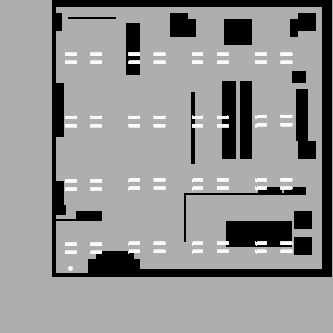
//> input picture RS003/share/image/RTCcenterUnifiedMap.jpg, 333 x 333 px
$ ./Test_get_region ../../../RS003/share/image/RTCcenterUnifiedMap.jpg out.png   (built with g++ and OpenCV 4)
//> lines starting //> are read from the running program, lines starting //| are printed output that depends on the picture; after the words box and inside, x2 and y2 are one past the last pixel; in counts of white or black regions, pixels touching at a corner belong together
//> further down, img is the input picture: 333 rows x 333 cols, CV_8UC3; min 0, max 253, mean 147.2
### agentsystem_hironx_samples/puzzle_color/src/CopyParam.h
#ifndef _COPYPARAM_H_
#define _COPYPARAM_H_

#include <colorlib-rgb.h>
#include <colorlib-lab.h>

void getTrainingParam(int gaussn, string targetcolor,string colormode,
											float ave[][3],float var[][3][3])
{
#ifdef COLOR_BROWN
	if(targetcolor == "brown")
		for(int n=0; n<gaussn; n++)
			for(int i=0; i<3; i++)
				{
					if(colormode == "lab")
						{
							ave[n][i] = brown_lab_ave[n][i];
							for(int j=0; j<3; j++)
								var[n][i][j] = brown_lab_var[n][i][j];
						}
					else if(colormode == "rgb")
						{
							ave[n][i] = brown_rgb_ave[n][i];
							for(int j=0; j<3; j++)
								var[n][i][j] = brown_rgb_var[n][i][j];
						}
				}
#endif

#ifdef COLOR_GREEN
	if(targetcolor == "green")
		for(int n=0; n<gaussn; n++)
			for(int i=0; i<3; i++)
				{
					if(colormode == "lab")
						{
							ave[n][i] = green_lab_ave[n][i];
							for(int j=0; j<3; j++)
								var[n][i][j] = green_lab_var[n][i][j];
						}
					else if(colormode == "rgb")
						{
							ave[n][i] = green_rgb_ave[n][i];
							for(int j=0; j<3; j++)
								var[n][i][j] = green_rgb_var[n][i][j];
						}
				}
#endif

#ifdef COLOR_LIMEGREEN
	if(targetcolor == "limegreen")
		for(int n=0; n<gaussn; n++)
			for(int i=0; i<3; i++)
				{
					if(colormode == "lab")
						{
							ave[n][i] = limegreen_lab_ave[n][i];
							for(int j=0; j<3; j++)
								var[n][i][j] = limegreen_lab_var[n][i][j];
						}
					else if(colormode == "rgb")
						{
							ave[n][i] = limegreen_rgb_ave[n][i];
							for(int j=0; j<3; j++)
								var[n][i][j] = limegreen_rgb_var[n][i][j];
						}
				}
#endif

#ifdef COLOR_PURPLE
	if(targetcolor == "purple")
		for(int n=0; n<gaussn; n++)
			for(int i=0; i<3; i++)
				{
					if(colormode == "lab")
						{
							ave[n][i] = purple_lab_ave[n][i];
							for(int j=0; j<3; j++)
								var[n][i][j] = purple_lab_var[n][i][j];
						}
					else if(colormode == "rgb")
						{
							ave[n][i] = purple_rgb_ave[n][i];
							for(int j=0; j<3; j++)
								var[n][i][j] = purple_rgb_var[n][i][j];
						}
				}
#endif

#ifdef COLOR_RED
	if(targetcolor == "red")
		for(int n=0; n<gaussn; n++)
			for(int i=0; i<3; i++)
				{
					if(colormode == "lab")
						{
							ave[n][i] = red_lab_ave[n][i];
							for(int j=0; j<3; j++)
								var[n][i][j] = red_lab_var[n][i][j];
						}
					else if(colormode == "rgb")
						{
							ave[n][i] = red_rgb_ave[n][i];
							for(int j=0; j<3; j++)
								var[n][i][j] = red_rgb_var[n][i][j];
						}
				}
#endif

#ifdef COLOR_WATERBLUE
	if(targetcolor == "waterblue")
		for(int n=0; n<gaussn; n++)
			for(int i=0; i<3; i++)
				{
					if(colormode == "lab")
						{
							ave[n][i] = waterblue_lab_ave[n][i];
							for(int j=0; j<3; j++)
								var[n][i][j] = waterblue_lab_var[n][i][j];
						}
					else if(colormode == "rgb")
						{
							ave[n][i] = waterblue_rgb_ave[n][i];
							for(int j=0; j<3; j++)
								var[n][i][j] = waterblue_rgb_var[n][i][j];
						}
				}
#endif

#ifdef COLOR_YELLOW
	if(targetcolor ==  "yellow")
		for(int n=0; n<gaussn; n++)
			for(int i=0; i<3; i++)
				{
					if(colormode == "lab")
						{
							ave[n][i] = yellow_lab_ave[n][i];
							for(int j=0; j<3; j++)
								var[n][i][j] = yellow_lab_var[n][i][j];
						}
					else if(colormode == "rgb")
						{
							ave[n][i] = yellow_rgb_ave[n][i];
							for(int j=0; j<3; j++)
								var[n][i][j] = yellow_rgb_var[n][i][j];
						}
				}
#endif

#ifdef COLOR_TABLE
	if(targetcolor ==  "table")
		for(int n=0; n<gaussn; n++)
			for(int i=0; i<3; i++)
				{
					if(colormode == "lab")
						{
							ave[n][i] = table_lab_ave[n][i];
							for(int j=0; j<3; j++)
								var[n][i][j] = table_lab_var[n][i][j];
						}
					else if(colormode == "rgb")
						{
							ave[n][i] = table_rgb_ave[n][i];
							for(int j=0; j<3; j++)
								var[n][i][j] = table_rgb_var[n][i][j];
						}
				}
#endif
}

#endif

### agentsystem_hironx_samples/puzzle_color/src/Test_get_region.cpp
#include <iostream>
#include <list>
#include <cv.h>
#include <ml.h>
#include <highgui.h>
#include <boost/numeric/ublas/vector.hpp>
#include <boost/numeric/ublas/io.hpp>
#include "CopyParam.h"
#include "../blob/BlobResult.h"

using namespace cv;

typedef boost::numeric::ublas::vector<double> dvector;

static const int GaussN = 3;
static int coldim = 3;

void pruneSide(Mat& src)
{
	Mat target = Mat::zeros(src.rows,src.cols,CV_8UC3);
	for(uint i=0; i<100; i++)
		for(int j=0; j<src.rows; j++)
			src.at<uchar>(j,3*i) = src.at<uchar>(j,3*i+1) = src.at<uchar>(j,3*i+2) = 0;
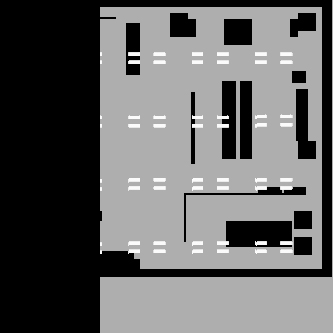
//> src: 333 rows x 333 cols, CV_8UC3; min 0, max 253, mean 99.1

	for(int i=src.cols-100; i<src.cols; i++)
		for(int j=0; j<src.rows; j++)
			src.at<uchar>(j,3*i) = src.at<uchar>(j,3*i+1) = src.at<uchar>(j,3*i+2) = 0;
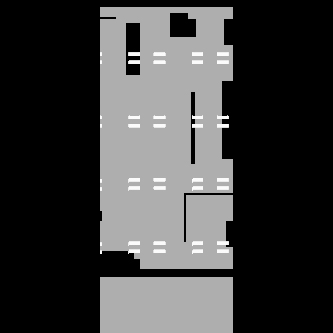
//> src: 333 rows x 333 cols, CV_8UC3; min 0, max 253, mean 61.7

	for(int i=0; i<src.cols; i++)
		for(int j=0; j<100; j++)
			src.at<uchar>(j,3*i) = src.at<uchar>(j,3*i+1) = src.at<uchar>(j,3*i+2) = 0;
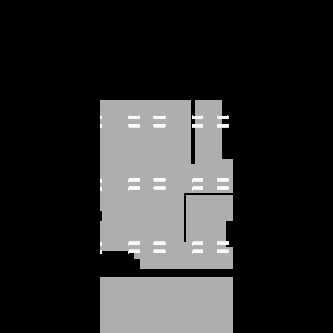
//> src: 333 rows x 333 cols, CV_8UC3; 9.64% of pixels changed, all inside (x1, y1, x2, y2) = (100, 7, 233, 100)
}

Mat proc(Mat &src,string targetcolor)
{
//> called with targetcolor = "out.png"
	Mat tmp = Mat::zeros(src.rows,src.cols,CV_8UC3);
	cvtColor(src,tmp,CV_RGB2Lab);
//> tmp: 333 rows x 333 cols, CV_8UC3; mean of channels 0, 1, 2 46.5, 128, 128

	Mat target = Mat::zeros(src.rows,src.cols,CV_32FC3);
	tmp.convertTo(target,CV_32FC3, 1.0);
//> target: 333 rows x 333 cols, CV_32FC3; mean of channels 0, 1, 2 46.5, 128, 128

	float mave[GaussN][3], mcov[GaussN][3][3];
	getTrainingParam(GaussN,targetcolor,"lab",mave,mcov);

	Mat dst = Mat::zeros(src.rows,src.cols,CV_8UC3);
  for(int i=0; i<target.rows; i++)
    {
      Vec3f* row = target.ptr<Vec3f>(i);
      for(int j=0; j<target.cols; j++)
				{
					double minval = DBL_MAX;
					for(int k=0; k<GaussN; k++)
						{
							float vec[3] = {row[j].val[0], row[j].val[1], row[j].val[2]};
							Mat ave = Mat(1,coldim,CV_32F, mave[k]);
							Mat var = Mat(coldim,coldim,CV_32F, mcov[k]);
							double dis = Mahalanobis(ave,Mat(1,coldim,CV_32F,vec),var);
							minval = ((dis < minval) ? dis : minval);
						}

					if(minval < 1.5)
						{
							dst.at<uchar>(i,3*j  ) = src.at<uchar>(i,3*j  );
							dst.at<uchar>(i,3*j+1) = src.at<uchar>(i,3*j+1);
							dst.at<uchar>(i,3*j+2) = src.at<uchar>(i,3*j+2);
						}
				}
    }

	return dst;
}

void getClusterMap(IplImage *src,CvSeq *edges,list< pair<int,int> > *points,CvScalar col)
{
  CvSeqReader reader;
  CBlob::vectorPunts vectorEdges = CBlob::vectorPunts( edges->total );
  cvStartReadSeq( edges, &reader);
  CBlob::vectorPunts::iterator itEdges1 = vectorEdges.begin();
  for(; itEdges1 != vectorEdges.end(); itEdges1++)
    CV_READ_SEQ_ELEM( (*itEdges1) ,reader);
  std::sort(vectorEdges.begin(), vectorEdges.end(), CBlob::comparaCvPoint());

  itEdges1 = vectorEdges.begin();
  CBlob::vectorPunts::iterator itEdges2 = vectorEdges.begin() + 1;
  bool dinsBlob = true;
  int yActual;
  CvPoint  pt1, pt2;
  for(int i=0; itEdges1 != (vectorEdges.end() - 1); itEdges1++,itEdges2++,i++)
    {
      yActual = (*itEdges1).y;
      if(((*itEdges1).x != (*itEdges2).x) && ((*itEdges2).y == yActual) )
				{
					if( dinsBlob )
						{
							pt1 = *itEdges1;
							pt2 = *itEdges2;
							for(int i=pt1.x,j=pt1.y; i<=pt2.x; i++)
								(*points).push_back( pair<int,int>(i,j) );
							cvLine(src,pt1,pt2,col);
						}
					dinsBlob =! dinsBlob;
				}
      if( (*(itEdges1+1)).y != yActual ) dinsBlob = true;
    }
  vectorEdges.clear();
}

void clustering(Mat &_src)
{
	Mat _gray = Mat::zeros(_src.rows,_src.cols,CV_8U);
	cvtColor(_src,_gray,CV_RGB2GRAY);

	IplImage gray = _gray;
	IplImage src  = _src;
//> (the run ends here: the program needs code that is not available in this run, at `CBlobResult blobs = CBlobResult(&gray, NULL, 20, false);`)
